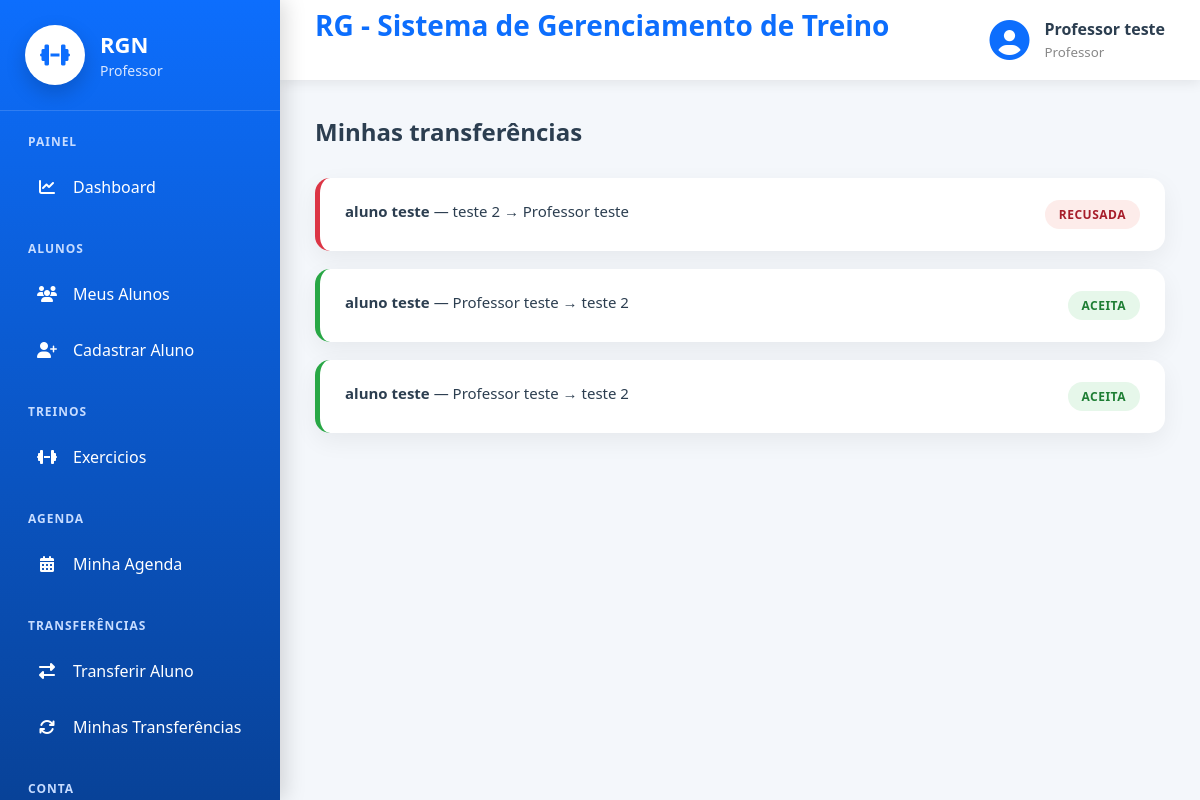
The app's page /cadastros/transferencia/minhas/ (signed in) with its own data.
### cadastros/models.py (models this page shows, shortened)
class Auditoria(models.Model):
    cadastrado_em = models.DateTimeField(auto_now_add=True, verbose_name="Cadastrado em")
    atualizado_em = models.DateTimeField(auto_now=True, verbose_name="Atualizado em")
    class Meta:
        abstract = True

class Pessoa(Auditoria):
    TIPO_CHOICES = [
        ('ALUNO', 'Aluno'),
        ('PROFESSOR', 'Professor')
    ]
    SEXO_CHOICES = [
        ('M', 'Masculino'),
        ('F', 'Feminino'),
        ('O', 'Outro'),
    ]
    NIVEL_CHOICES = [
        (1, 'Iniciante'),
        (2, 'Intermediário'),
        (3, 'Avançado'),
    ]
    tipo = models.CharField(max_length=20, choices=TIPO_CHOICES, verbose_name="Tipo de Pessoa")
    nome = models.CharField(max_length=50, verbose_name="Nome")
    idade = models.IntegerField(verbose_name="Idade", null=True, blank=True)
    cpf = models.CharField(max_length=11, unique=True, verbose_name="CPF")
    telefone = models.CharField(max_length=15, verbose_name="Telefone")
    objetivo = models.TextField(verbose_name="Objetivo", null=True, blank=True)
    sexo = models.CharField(max_length=20, choices=SEXO_CHOICES, verbose_name="Sexo", null=True, blank=True)
    nivel = models.IntegerField(choices=NIVEL_CHOICES, verbose_name="Nível", null=True, blank=True)
    cidade = models.ForeignKey(Cidade, on_delete=models.PROTECT)
    professor = models.ForeignKey("self", on_delete=models.PROTECT, related_name="alunos", limit_choices_to={"tipo": "PROFESSOR"}, null=True, blank=True)
    usuario = models.OneToOneField("auth.User", on_delete=models.CASCADE, related_name="pessoa_usuario")

class TransferenciaAluno(Auditoria):
    ORIGEM_CHOICES = [
        ('PROFESSOR', 'Professor'),
        ('ALUNO', 'Aluno'),
    ]
    STATUS_CHOICES = [
        ('PENDENTE', 'Pendente'),
        ('ACEITA', 'Aceita'),
        ('RECUSADA', 'Recusada'),
        ('EXPIRADA', 'Expirada (sem resposta)'),
    ]
    PRAZO_HORAS = 48
    aluno = models.ForeignKey(Pessoa, on_delete=models.PROTECT, related_name="transferencias")
    professor_atual = models.ForeignKey(Pessoa, on_delete=models.PROTECT, related_name="transferencias_enviadas", null=True, blank=True)
    professor_novo = models.ForeignKey(Pessoa, on_delete=models.PROTECT, related_name="transferencias_recebidas")
    origem = models.CharField(max_length=10, choices=ORIGEM_CHOICES, default='PROFESSOR')
    status = models.CharField(max_length=10, choices=STATUS_CHOICES, default='PENDENTE')
    observacao = models.CharField(max_length=200, blank=True, null=True, verbose_name="Observação")

### cadastros/views.py (the view)
# urls.py: path('transferencia/minhas/', MinhasTransferenciasList.as_view(), name="minhas-transferencias"),
class MinhasTransferenciasList(LoginRequiredMixin, GroupRequiredMixin, ListView):
    model = TransferenciaAluno
    template_name = 'cadastros/listar_transferencias.html'
    context_object_name = 'transferencias'
    group_required = ["Professor"]
    def get_queryset(self):
        expirar_transferencias_vencidas()
        pessoa = self.request.user.pessoa_usuario
        return TransferenciaAluno.objects.filter(
            Q(professor_atual=pessoa) | Q(professor_novo=pessoa)
        ).order_by('-cadastrado_em')

### cadastros/models.py (called while the page is built)
def expirar_transferencias_vencidas():
    limite = timezone.now() - timedelta(hours=TransferenciaAluno.PRAZO_HORAS)
    TransferenciaAluno.objects.filter(
        status='PENDENTE',
        cadastrado_em__lt=limite,
    ).update(status='EXPIRADA')

### cadastros/templates/cadastros/listar_transferencias.html (shortened to what this page needs)
{% extends 'modelo.html' %}
{% load static %}
{% block css %}
<link rel="stylesheet" href="{% static 'css/paginas/modelo.css' %}">
<link rel="stylesheet" href="{% static 'css/cadastros/listar_transferencias.css' %}">
{% endblock %}
{% block main %}
<h2 class="titulo">Minhas transferências</h2>
{% for t in transferencias %}
<div class="card-transferencia status-{{ t.status|lower }}">
    <div class="card-topo">
        <p class="card-aluno">
            <strong>{{ t.aluno.nome }}</strong>
            {% if t.origem == 'ALUNO' %}
                solicitou transferência para <strong>{{ t.professor_novo.nome }}</strong>
            {% else %}
                — {{ t.professor_atual.nome }} → {{ t.professor_novo.nome }}
            {% endif %}
        </p>
        <span class="badge-status">{{ t.get_status_display }}</span>
    </div>
</div>
{% empty %}
<p>Nenhuma transferência no momento.</p>
{% endfor %}
{% endblock %}

### paginas/templates/modelo.html (shortened to what this page needs)
{% load static %}
<!DOCTYPE html>
<html lang="pt-br">
<head>
    <link rel="stylesheet" href="{% static 'css/paginas/modelo.css' %}">
    <link rel="stylesheet" href="{% static 'css/paginas/menu.css' %}">
    <link rel="stylesheet" href="{% static 'css/paginas/dashboard/dashboard_admin.css' %}">
    <link rel="stylesheet" href="{% static 'css/paginas/dashboard/dashboard_aluno.css' %}">
    <link rel="stylesheet" href="{% static 'css/paginas/dashboard/dashboard_professor.css' %}">
    <link rel="stylesheet"
          href="https://cdnjs.cloudflare.com/ajax/libs/font-awesome/6.7.2/css/all.min.css">
    {% block css %}
    {% endblock %}
</head>
<body>
<div class="layout">
    {% if request.user.is_authenticated %}
        {% if is_admin %}
            {% include 'menus/menu_admin.html' %}
        {% elif is_professor %}
            {% include 'menus/menu_professor.html' %}
        {% elif is_aluno %}
            {% include 'menus/menu_aluno.html' %}
        {% endif %}
    {% endif %}
    <div class="main-area">
        <header class="topbar">
            <div class="titulo">
                <h2>
                    {% block titulo %}
                        RG - Sistema de Gerenciamento de Treino
                    {% endblock %}
                </h2>
            </div>
            {% if request.user.is_authenticated %}
            <div class="usuario">
                <i class="fas fa-circle-user"></i>
                <div>
                    <strong>
                        {{ request.user.pessoa_usuario.nome }}
                    </strong>
                    <small>
                        {% if is_admin %}
                            Administrador
                        {% elif is_professor %}
                            Professor
                        {% elif is_aluno %}
                            Aluno
                        {% endif %}
                    </small>
                </div>
            </div>
            {% endif %}
        </header>
        <main class="conteudo">
            {% block main %}
            {% endblock %}
        </main>
    </div>
</div>
</body>
</html>

### static/css/paginas/modelo.css (style rules this page uses)
* { margin:0; padding:0; box-sizing:border-box; font-family:"Segoe UI",sans-serif; }
body { background:#f4f7fb; color:#2c3e50; }
.layout { display:flex; min-height:100vh; }
.main-area { margin-left:280px; width:calc(100% - 280px); display:flex; flex-direction:column; }
.topbar { height:80px; background:white; display:flex; justify-content:space-between; align-items:center; padding:0 35px; box-shadow:0 3px 12px rgba(0,0,0,.08); }
.titulo h2 { color:#0d6efd; font-size:28px; }
.usuario { display:flex; align-items:center; gap:15px; }
.usuario i { font-size:40px; color:#0d6efd; }
.usuario strong { display:block; font-size:16px; }
.usuario small { color:#888; }
.conteudo { flex:1; padding:35px; }

### static/css/paginas/dashboard/dashboard_admin.css (style rules this page uses)
* { margin:0; padding:0; box-sizing:border-box; }

### static/css/cadastros/listar_transferencias.css (style rules this page uses)
.titulo { margin-bottom: 30px; }
.card-transferencia { background:white; padding:22px 25px; border-radius:15px; margin-bottom:18px; box-shadow:0 8px 25px rgba(0,0,0,.06); border-left:5px solid #dde3ec; transition:.2s; }
.card-topo { display:flex; justify-content:space-between; align-items:flex-start; gap:15px; flex-wrap:wrap; }
.card-aluno { color:#2c3e50; font-size:15px; line-height:1.5; }
.badge-status { font-size:12px; font-weight:700; padding:6px 14px; border-radius:20px; white-space:nowrap; text-transform:uppercase; letter-spacing:.5px; }
.status-aceita { border-left-color:#28a745; }
.status-aceita .badge-status { background:#e6f7ea; color:#1e7e34; }
.status-recusada { border-left-color:#dc3545; }
.status-recusada .badge-status { background:#fdecea; color:#a71d2a; }

### records on screen
TransferenciaAluno: aluno.nome "aluno teste", professor_atual.nome "teste 2", professor_novo.nome "Professor teste", status "RECUSADA"
TransferenciaAluno: aluno.nome "aluno teste", professor_atual.nome "Professor teste", professor_novo.nome "teste 2", status "ACEITA"
TransferenciaAluno: aluno.nome "aluno teste", professor_atual.nome "Professor teste", professor_novo.nome "teste 2", status "ACEITA"

### other values on screen
{{ request.user.pessoa_usuario.nome }} "Professor teste"
